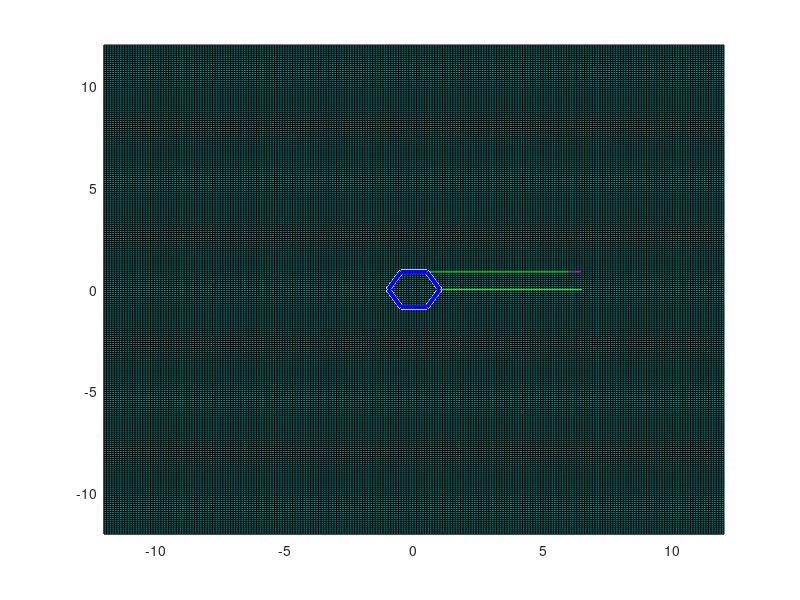

Source code (MATLAB):
function Trig()
L0 = 0;
L1 = 5.5;
L2 = 4;

xinc = 9;
yinc = 9;
zinc = 4;
n = 1;
table = zeros(xinc, yinc, zinc, 3);
for xpos = 1:xinc
    for ypos = 1:yinc
        for zpos = 1:zinc
            tha = atan(ypos/xpos);
            L = sqrt(xpos*xpos + ypos*ypos);
            d = sqrt(xpos*xpos + ypos*ypos +zpos*zpos);
            gamma = atan(zpos/L);
            psi = acos((-d*d + L1*L1 + L2*L2)/(2*L1*L2));
            phi = asin(L2*sin(psi)/d)-gamma;

            square = sqrt((xpos-(L0*cos(tha)))^2 +...
                (ypos-(L0*sin(tha)))^2 + (zpos^2));
            if square <= (L1+L2)
                table(xpos, ypos, zpos,1) = tha*180/pi;
                table(xpos, ypos, zpos,2) = phi*180/pi;
                table(xpos, ypos, zpos,3) = psi*180/pi;
                n = n+1;
            else
                table(xpos, ypos, zpos,1) = 0;
                table(xpos, ypos, zpos,2) = 0;
                table(xpos, ypos, zpos,3) = 0;
                n = n+1;
            end
        end
    end

end
% table(5,8,1,:)
% Look Up Positions
% Standing
pos1=[5,8,3];pos2=[9,1,3];pos3=[5,8,3];
pos4=[5,8,3];pos5=[9,1,3];pos6=[5,8,3];
% Three Up
pos1=[5,8,1];pos2=[9,1,3];pos3=[5,8,1];
pos4=[5,1,3];pos5=[9,1,1];pos6=[5,1,3];

theta = 0:60:360;
x = cosd(theta);
y = sind(theta);
z = ones(1,7);
% z = z.*3;
% Leg 1
l1off = [cosd(60),sind(60),1];
[leg11,leg12,leg13] = legangle(pos1,l1off);
% Leg 2
l2off = [cosd(0),sind(0),1];
[leg21,leg22,leg23] = legangle(pos2,l2off);
% Leg 3
l3off = [cosd(300),sind(300),1];
[leg31,leg32,leg33] = legangle(pos3,l3off);
% Leg 4
l4off = [cosd(240),sind(240),1];
[leg41,leg42,leg43] = legangle(pos4,l4off);
% Leg 5
l5off = [cosd(180),sind(180),1];
[leg51,leg52,leg53] = legangle(pos5,l5off);
% Leg 2
l6off = [cosd(120),sind(120),1];
[leg61,leg62,leg63] = legangle(pos6,l6off);
% Leg Function?
function [one,two,thr] = legangle(pos,off)
    M1 = table(pos(1),pos(2),pos(3),:); % This is a decided position, it's not working
    t1 = M1(:,:,1,1);
    p1 = M1(:,:,1,2);
    s1 = M1(:,:,1,3);
    a = 180-s1-p1;
%     one = [(L0*cosd(t1))+off(1), L0*sind(t1)+off(2),off(3)];
%     two = [(L1*cosd(t1))+(L1*cosd(p1))+one(1), (L1*sind(t1))+one(2),...
%             (L1*sind(p1))+one(3)];
%     thr = [(L2*cosd(t1))+(L2*sind(a))+two(1),(L2*sind(t1))+two(2),...
%         (L2*cosd(a))+two(3)];
    one = [(L0*cosd(t1))+off(1),(L0*sind(t1))+off(2),off(3)];
    two = [(L1*cosd(p1))+one(1),one(2),(L1*sind(p1))+one(3)];
    thr = [(L2*sind(a))+two(1),two(2),(-L2*cosd(a))+two(3)];
end


%% Plotting
figure
hold on
% Plotting the body
plot3(x, y, z, 'b-', 'LineWidth', 3);
fx=-12:.1:12;
[X,Y] = meshgrid(fx);
for i = 1:length(X)
    for j = 1:length(Y)
        Z(i,j) = -2;
    end
end
surf(X,Y,Z)
% Leg 1
plot3([l1off(1),leg11(1)],[l1off(2),leg11(2)],[l1off(3),leg11(3)],'r-');
plot3([leg11(1),leg12(1)],[leg11(2),leg12(2)],[leg11(3),leg12(3)],'g-');
plot3([leg12(1),leg13(1)],[leg12(2),leg13(2)],[leg12(3),leg13(3)],'m-');
% L11 = sqrt((leg11(1)-leg12(1))^2+(leg11(2)-leg12(2))^2+(leg11(3)-leg12(3))^2)
% L12 = sqrt((leg13(1)-leg12(1))^2+(leg13(2)-leg12(2))^2+(leg13(3)-leg12(3))^2)
% Leg 2
plot3([l2off(1),leg21(1)],[l2off(2),leg21(2)],[l2off(3),leg21(3)],'r-');
plot3([leg21(1),leg22(1)],[leg21(2),leg22(2)],[leg21(3),leg22(3)],'g-');
plot3([leg22(1),leg23(1)],[leg22(2),leg23(2)],[leg22(3),leg23(3)],'m-');
% L21 = sqrt((leg21(1)-leg22(1))^2+(leg21(2)-leg22(2))^2+(leg21(3)-leg22(3))^2)
% L22 = sqrt((leg23(1)-leg22(1))^2+(leg23(2)-leg22(2))^2+(leg23(3)-leg22(3))^2)
% Leg 3
% plot3([l3off(1),leg31(1)],[l3off(2),leg31(2)],[l3off(3),leg31(3)],'r-');
% plot3([leg31(1),leg32(1)],[leg31(2),-leg32(2)],[leg31(3),leg32(3)],'g-');
% plot3([leg32(1),leg33(1)],-[leg32(2),leg33(2)],[leg32(3),leg33(3)],'m-');
% L31 = sqrt((leg31(1)-leg32(1))^2+(leg31(2)-leg32(2))^2+(leg31(3)-leg32(3))^2)
% L32 = sqrt((leg33(1)-leg32(1))^2+(leg33(2)-leg32(2))^2+(leg33(3)-leg32(3))^2)
% Leg 4
% plot3([l4off(1),leg41(1)],[l4off(2),leg41(2)],[l4off(3),leg41(3)],'r-');
% plot3([leg41(1),-leg42(1)],[leg41(2),-leg42(2)],[leg41(3),leg42(3)],'g-');
% plot3(-[leg42(1),leg43(1)],-[leg42(2),leg43(2)],[leg42(3),leg43(3)],'m-');
% L41 = sqrt((leg41(1)-leg42(1))^2+(leg41(2)-leg42(2))^2+(leg41(3)-leg42(3))^2)
% L42 = sqrt((leg43(1)-leg42(1))^2+(leg43(2)-leg42(2))^2+(leg43(3)-leg42(3))^2)
% Leg 5
% plot3([l5off(1),leg51(1)],[l5off(2),leg51(2)],[l5off(3),leg51(3)],'r-');
% plot3([leg51(1),-leg52(1)],[leg51(2),leg52(2)],[leg51(3),leg52(3)],'g-');
% plot3(-[leg52(1),leg53(1)],[leg52(2),leg53(2)],[leg52(3),leg53(3)],'m-');
% L51 = sqrt((leg51(1)-leg52(1))^2+(leg51(2)-leg52(2))^2+(leg51(3)-leg52(3))^2)
% L52 = sqrt((leg53(1)-leg52(1))^2+(leg53(2)-leg52(2))^2+(leg53(3)-leg52(3))^2)
% Leg 6
% plot3([l6off(1),leg61(1)],[l6off(2),leg61(2)],[l6off(3),leg61(3)],'r-');
% plot3([leg61(1),-leg62(1)],[leg61(2),leg62(2)],[leg61(3),leg62(3)],'g-');
% plot3(-[leg62(1),leg63(1)],[leg62(2),leg63(2)],[leg62(3),leg63(3)],'m-');
% L61 = sqrt((leg61(1)-leg62(1))^2+(leg61(2)-leg62(2))^2+(leg61(3)-leg62(3))^2)
% L62 = sqrt((leg63(1)-leg62(1))^2+(leg63(2)-leg62(2))^2+(leg63(3)-leg62(3))^2)

% Axis Stuff
% axis square;
axis([-12 12 -12 12 -3 6]);

%% PLOTTING STUFF
% [tha;phi;psi]

% x1 = L1*cos(phi);
% y1 = L1*sin(tha);
% z1 = L1*sin(phi);
% x2 = L2*cos(3.14-phi-psi)+x1;
% y2 = L*sin(tha);
% z2 = -L2*sin(3.14-phi-psi)+z1;
% 
% figure
% hold on
% plot(0,0,'pg')
% plot(x1,z1,'pb-')
% plot3([0, x1,x2],[0,y1,y2],[0, z1,z2],'rp-')
% 
% sqrt((x2)^2+(z2)^2)

%% Notes and Thoughts
% Currently, the table will tell the leg how to move from 0,0,0 to a
% certain forward point. For going in reverse, we need to ask it to reset
% its values to "zero", move twice the distance along the ground while
% having the servos spin backwards. Then those will rezero and move up and
% forward. All the while, the opposite set of legs is moving the same at a
% time offset. 

% Also, Matlab indexes everything from 1, and the servo and positions need
% to all be from 0.

% One last thing, I think we should subtract 90 degrees from all the
% values, unless servoes like them more like this. I don't know...
end